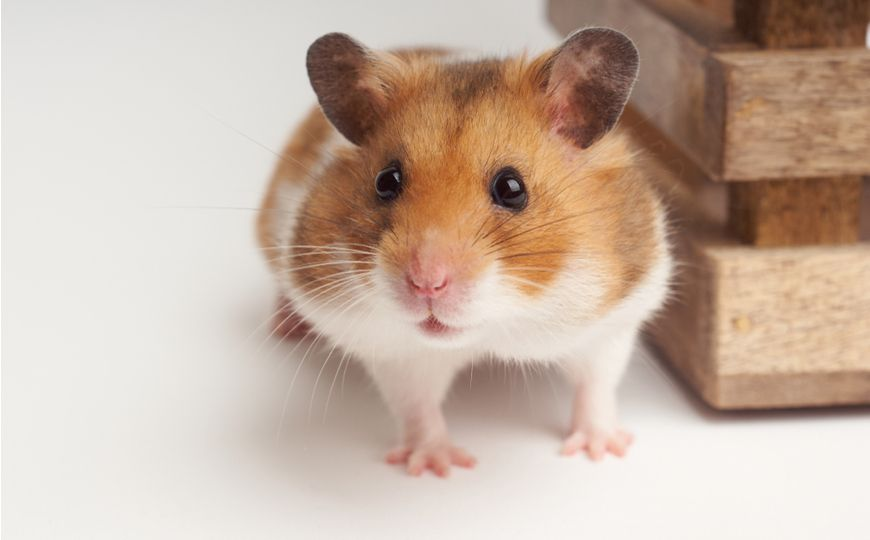
#> input picture practice4/image.jpg, 870 x 540 px
$ python 26.3.py
#> lines starting #> are read from the running program, lines starting #| are printed output that depends on the picture
from PIL import Image
def makeanagliph(filename, delta):
#> called with filename = 'image.jpg', delta = 10
    im = Image.open(filename)
#> im is the input picture: PIL image 870x540 RGB; mean R, G, B 200.2, 180, 165.5
    x, y = im.size
#> x = 870; y = 540
    res = Image.new('RGB', (x, y), (0, 0, 0))
#> res: PIL image 870x540 RGB; every value is 0
    pixels2 = res.load()
    pixels = im.load()
    for i in range(x):
        for j in range(y):
            if i < delta:
                r, g, b = pixels[i, j]
                pixels2[i, j] = 0, g, b
            else:
                pixels2[i, j] = r, g, b
                g, b = pixels[i, j][1:]
                r = pixels[i - delta, j][0]
    res.save("res.jpg")
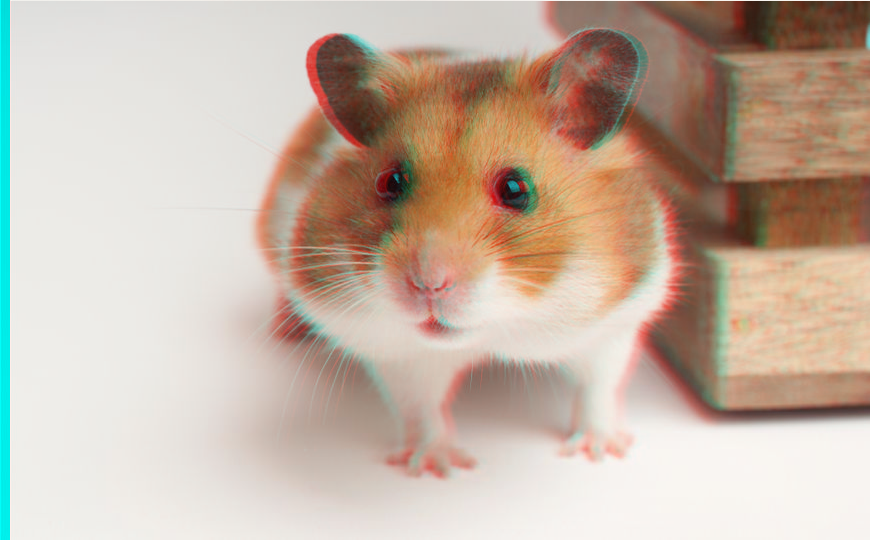
#> saved as res.jpg: PIL image 870x540 RGB; mean R, G, B 198.1, 180, 165.5
makeanagliph("image.jpg", 10)
